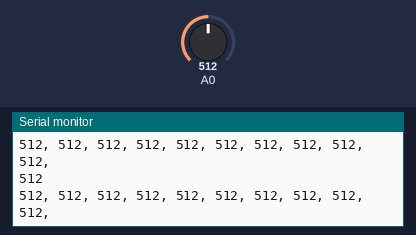
This sketch was run on a simulated Arduino Uno, built with avr-gcc and run on an emulated ATmega328P. Shown: the last lines printed to the serial monitor. The inputs (shaded band) are chosen by the test bench; at power-on: A0 = 512.

Above: at 4.2 s.
4.3 s: A0 set to 986
At 4.9 s:
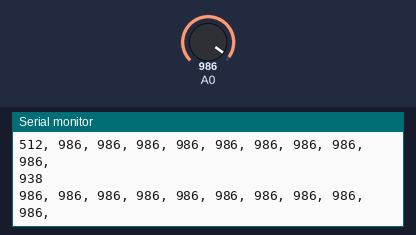
7.3 s: A0 set to 1014
At 8.4 s:
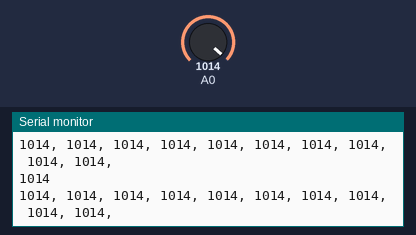
Timing chart, 0 to 10.3 s (numbered marks = the images above; inputs shaded):
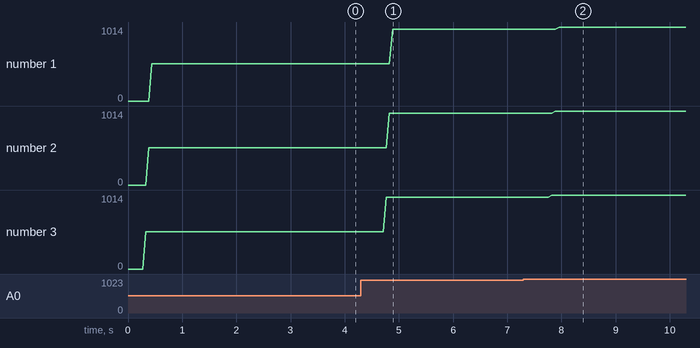

Measured:
- after the input at 4.3 s, the serial monitor: prints a new line after 0.05 s (image 1)
- after the input at 7.3 s, the serial monitor: prints a new line after 0.08 s (image 2)
- plotted number 1: 512 → 986 after the input at 4.3 s, 986 → 1014 after the input at 7.3 s
- plotted number 2: 512 → 986 after the input at 4.3 s, 986 → 1014 after the input at 7.3 s
- plotted number 3: 512 → 986 after the input at 4.3 s, 986 → 1014 after the input at 7.3 s

The sketch:

Sensor_Array.ino
```cpp
int sensorValsLength = 10;
int sensorVals[10];

void setup() {
  Serial.begin(9600);
  pinMode(A0, INPUT);
}

void loop() {
//  sensorVals[0] = sensorVals[1];
//  sensorVals[1] = sensorVals[2];
//  sensorVals[2] = sensorVals[3];
//  sensorVals[3] = sensorVals[4];
//  sensorVals[4] = sensorVals[5];
  for(int i = 0; i < sensorValsLength - 1; i = i + 1) {
    sensorVals[i] = sensorVals[i + 1];
  }
  sensorVals[sensorValsLength - 1] = analogRead(A0);

//  Serial.print(sensorVals[0]);
//  Serial.print(", ");
//  Serial.print(sensorVals[1]);
//  Serial.print(", ");
//  Serial.print(sensorVals[2]);
//  Serial.print(", ");
//  Serial.print(sensorVals[3]);
//  Serial.print(", ");
//  Serial.print(sensorVals[4]);
//  Serial.print(", ");
//  Serial.print(sensorVals[5]);
//  Serial.print(", ");
//  Serial.print(sensorVals[6]);
//  Serial.print(", ");
//  Serial.print(sensorVals[7]);
//  Serial.print(", ");
//  Serial.print(sensorVals[8]);
//  Serial.print(", ");
//  Serial.println(sensorVals[9]);

  for(int i = 0; i < sensorValsLength; i = i + 1) {
    Serial.print(sensorVals[i]);
    Serial.print(", ");
  }
  Serial.println();


  int sum = 0;
  for(int i = 0; i < sensorValsLength; i = i + 1) {
    sum = sum + sensorVals[i];
  }
  int ave = sum / sensorValsLength;
  Serial.println(ave);

  delay(20);
}
```
